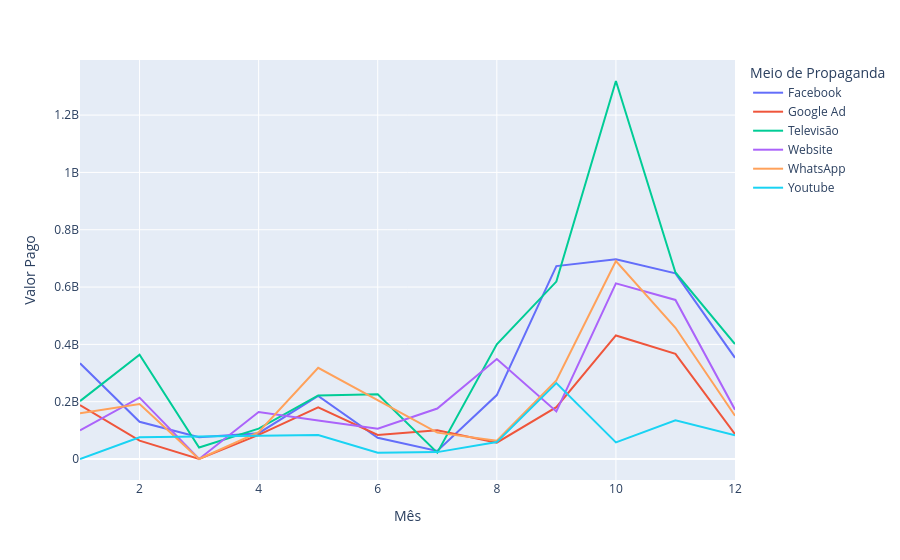

Notebook code cell kept with this figure:
### Code cell
fig5.show()

### Figure 1 — Plotly figure (JSON) as saved in the notebook; plotly's stock layout.template omitted (floating-point values rounded to 4 significant figures)
{"data": [{"hovertemplate": "Meio de Propaganda=Facebook<br>Mês=%{x}<br>Valor Pago=%{y}<extra></extra>", "legendgroup": "Facebook", "line": {"color": "#636efa", "dash": "solid"}, "marker": {"symbol": "circle"}, "mode": "lines", "name": "Facebook", "orientation": "v", "showlegend": true, "type": "scatter", "x": [1, 2, 3, 4, 5, 6, 7, 8, 9, 10, 11, 12], "xaxis": "x", "y": [334000000, 130000000, 76000000, 90000000, 220000000, 74000000, 28000000, 223000000, 673000000, 697000000, 648000000, 353000000], "yaxis": "y"}, {"hovertemplate": "Meio de Propaganda=Google Ad<br>Mês=%{x}<br>Valor Pago=%{y}<extra></extra>", "legendgroup": "Google Ad", "line": {"color": "#EF553B", "dash": "solid"}, "marker": {"symbol": "circle"}, "mode": "lines", "name": "Google Ad", "orientation": "v", "showlegend": true, "type": "scatter", "x": [1, 2, 3, 4, 5, 6, 7, 8, 9, 10, 11, 12], "xaxis": "x", "y": [188000000, 64000000, 0, 84000000, 180000000, 84000000, 100000000, 57000000, 181000000, 431000000, 367000000, 87000000], "yaxis": "y"}, {"hovertemplate": "Meio de Propaganda=Televisão<br>Mês=%{x}<br>Valor Pago=%{y}<extra></extra>", "legendgroup": "Televisão", "line": {"color": "#00cc96", "dash": "solid"}, "marker": {"symbol": "circle"}, "mode": "lines", "name": "Televisão", "orientation": "v", "showlegend": true, "type": "scatter", "x": [1, 2, 3, 4, 5, 6, 7, 8, 9, 10, 11, 12], "xaxis": "x", "y": [202000000, 364000000, 40000000, 106000000, 222000000, 226000000, 22000000, 400000000, 619000000, 1319000000, 651000000, 401000000], "yaxis": "y"}, {"hovertemplate": "Meio de Propaganda=Website<br>Mês=%{x}<br>Valor Pago=%{y}<extra></extra>", "legendgroup": "Website", "line": {"color": "#ab63fa", "dash": "solid"}, "marker": {"symbol": "circle"}, "mode": "lines", "name": "Website", "orientation": "v", "showlegend": true, "type": "scatter", "x": [1, 2, 3, 4, 5, 6, 7, 8, 9, 10, 11, 12], "xaxis": "x", "y": [100000000, 214000000, 0, 164000000, 134000000, 106000000, 176000000, 349000000, 166000000, 613000000, 555000000, 172000000], "yaxis": "y"}, {"hovertemplate": "Meio de Propaganda=WhatsApp<br>Mês=%{x}<br>Valor Pago=%{y}<extra></extra>", "legendgroup": "WhatsApp", "line": {"color": "#FFA15A", "dash": "solid"}, "marker": {"symbol": "circle"}, "mode": "lines", "name": "WhatsApp", "orientation": "v", "showlegend": true, "type": "scatter", "x": [1, 2, 3, 4, 5, 7, 8, 9, 10, 11, 12], "xaxis": "x", "y": [160000000, 192000000, 0, 94000000, 318000000, 92000000, 64000000, 274000000, 691000000, 458000000, 151000000], "yaxis": "y"}, {"hovertemplate": "Meio de Propaganda=Youtube<br>Mês=%{x}<br>Valor Pago=%{y}<extra></extra>", "legendgroup": "Youtube", "line": {"color": "#19d3f3", "dash": "solid"}, "marker": {"symbol": "circle"}, "mode": "lines", "name": "Youtube", "orientation": "v", "showlegend": true, "type": "scatter", "x": [1, 2, 5, 6, 7, 8, 9, 10, 11, 12], "xaxis": "x", "y": [0, 76000000, 84000000, 22000000, 24000000, 59000000, 265000000, 58000000, 135000000, 83000000], "yaxis": "y"}], "layout": {"legend": {"title": {"text": "Meio de Propaganda"}, "tracegroupgap": 0}, "margin": {"t": 60}, "xaxis": {"anchor": "y", "domain": [0, 1], "title": {"text": "Mês"}}, "yaxis": {"anchor": "x", "domain": [0, 1], "title": {"text": "Valor Pago"}}}}
